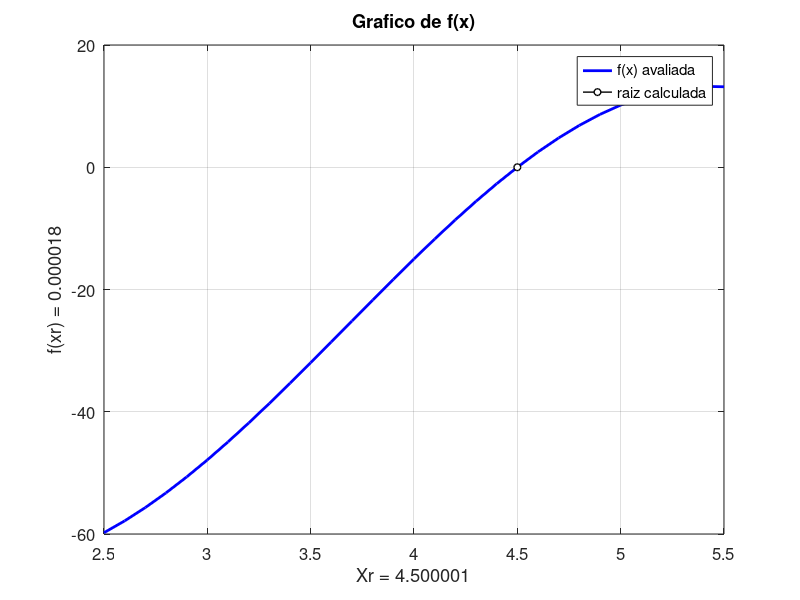
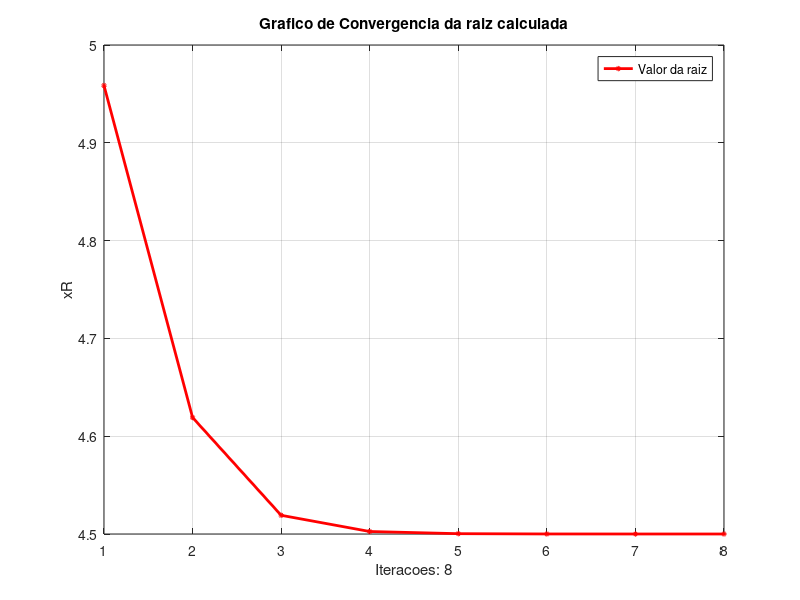
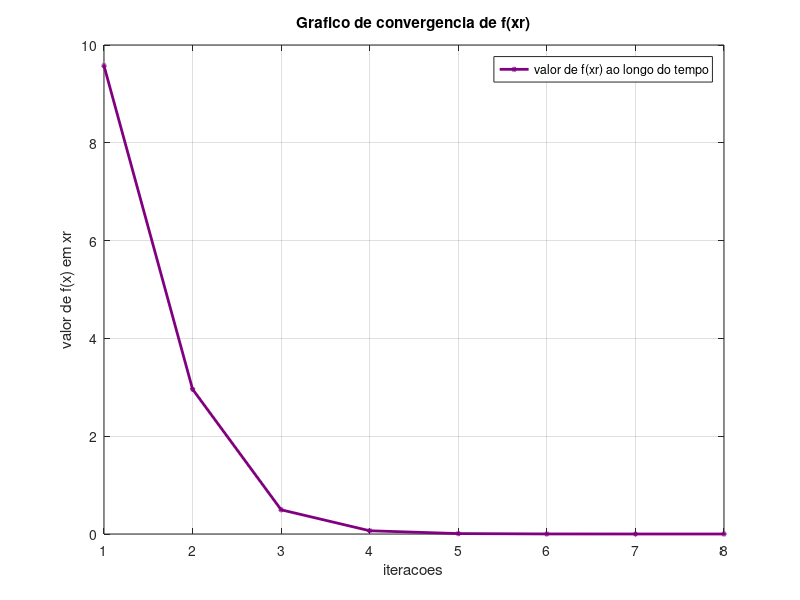

MATLAB code for these plots, in order:
function List1Exercise9() #main
  clc;
 #Initializing values
  xI   = 2.5;
  xU   = 5.5;
  max  = 1000;
  tol = 1e-5;
  [dadosX, dadosY] = metodoDaFalsaPosicao(xI, xU, max, tol);
  printf('Colunas do grafico:');
  for i = 1:length(dadosX)
   printf('\nX = %.6f', dadosX(i));
   printf('  Y = %.6f', dadosY(i));
  endfor
  printf('\nQuantidade de iteracoes necessarias: %d\n', i);
  plotaGrafico(dadosX, dadosY,xI, xU);
endfunction

#Calculate f(X)
function y = f(x)
    y = sin(x/2) .* (x - 9/2) .* (x + 29);
endfunction

#False position method
function [dadosX, dadosY] = metodoDaFalsaPosicao(xI, xU, max, tol)
  dadosX    = zeros(1, max);
  dadosY    = zeros(1, max);
  xrVelho   = inf;
  contU     = 0;
  contI     = 0;

  for i = 1: max
   fxI  = f(xI);
   fxU  = f(xU);
   xR   = xU - (fxU * (xI - xU)) / (fxI - fxU);
   fxR  = f(xR);
   eA   = abs(xR - xrVelho);
   dadosX(i) = xR;
   dadosY(i) = fxR;
    if fxI * fxR > 0
       xI = xR;
       contU  = 0;
       contI += 1;
       if contI > 1
         fxI = fxI / 2; #if xI stuck, force to reduce itself
       endif
     else
       xU = xR;
       contI = 0;
       contU += 1;
        if contU > 1
         fxU = fxU / 2; #if xU stuck, force to reduce itself
        endif
     endif
    if eA <= tol
      dadosX = dadosX(1:i);
      dadosY = dadosY(1:i); #remove empty spaces by truncating the vector
      break;
    endif
    xrVelho = xR;
  endfor

endfunction

# Show the graph of f(x) and tangent lines of the false position method
function plotaGrafico(dadosX, dadosY, xI, xU)
  figure(1);
  qtdeFramesG = length(dadosX);
  x = xI:0.1:xU;
  for cont = 1: qtdeFramesG
   clf;
   p1 = plot(x, f(x), 'linewidth', 2, 'color', [0 0 1]);
   hold on;
   p2 = plot(dadosX(cont), dadosY(cont), 'linewidth', 1, 'color', [0 0 0], 'marker',
   'o', 'markersize', 5, 'markerfacecolor', [1 1 1]);
   set(gca, 'fontsize', 12);
   xlabel(sprintf('Xr = %.6f', dadosX(cont)));
   ylabel(sprintf('f(xr) = %.6f', dadosY(cont)));
   legend([p1, p2], {'f(x) avaliada', 'raiz calculada'});
   title(sprintf('Grafico de f(x)'));
   grid on;
   pause(0.9);
  endfor
  #plot convergence graph
  figure(2);
  clf;
  i = 1:length(dadosX);
  e = plot(i, dadosX, 'r-o', 'linewidth', 2, 'markersize', 2);
  title('Grafico de Convergencia da raiz calculada');
  xlabel(sprintf('Iteracoes: %d', i(end)));
  ylabel('xR');
  legend(e,{'Valor da raiz'});
  grid on;

  figure(3);
  clf
  fx = plot(i, dadosY, '-o', 'color', [0.5 0 0.5], 'linewidth', 2, 'markersize', 2);
  title('Grafico de convergencia de f(xr)');
  xlabel('iteracoes');
  ylabel('valor de f(x) em xr');
  legend(fx, {'valor de f(xr) ao longo do tempo'});
  grid on;
endfunction
